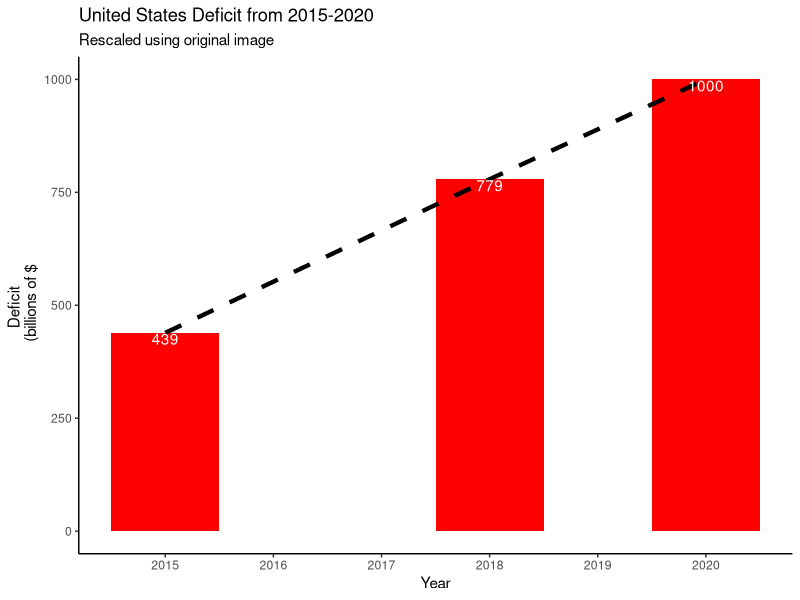
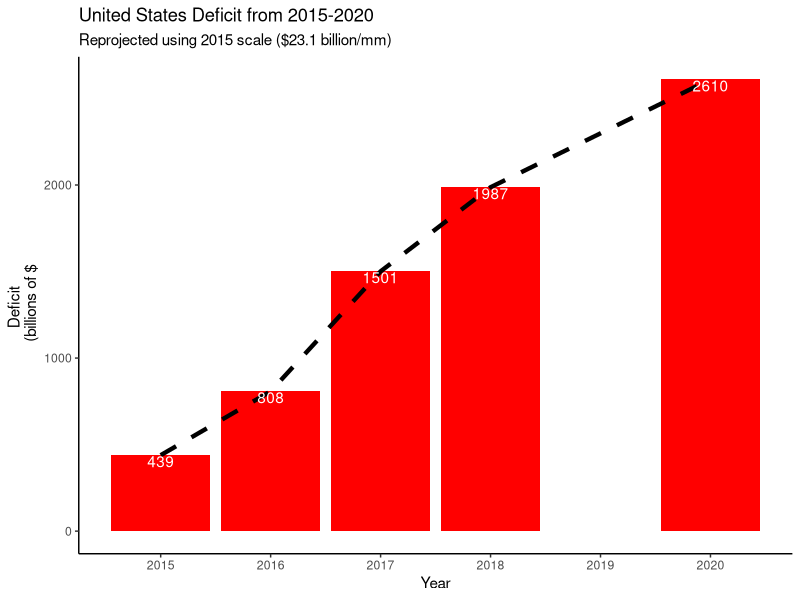

The R source for these figures, in order:
#Load Tidyverse 
library(tidyverse)

#Create new data set from NPR Chart
df <- tibble::tibble(
  Year = c(2015,2018,2020),
  Real_Deficit = c(439,779,1000))

#Create new data set from NPR Chart
df1 <- tibble::tibble(
  Year = c(2015,2016,2017,2018,2020),
  Real_Deficit = c(439, NA,NA,779,1000),
  Scaled_Deficit = c(439, 808, 1501,1987,2610),
  Bar_Height = c(19,35,65,86,113),
  Scale_Diff = c(23.1,NA,NA,9.0,8.8))

#Plot rescaled Graph following orginal values
ggplot(df) + geom_col(aes(Year, Real_Deficit), fill = "red", width = 1) +
  geom_path(aes(Year, Real_Deficit),color="black", linetype="dashed", size=1.5) +
  geom_text(aes(Year, Real_Deficit,label = Real_Deficit, vjust= 1), color = "white") +
  scale_x_continuous(breaks = seq(2015, 2020, 1)) + 
  labs(title = "United States Deficit from 2015-2020", subtitle = "Rescaled using original image", x = "Year", y = "Deficit \n (billions of $") +
  theme_classic()

#Plot Reprojected Graph following scale of 2015
ggplot(df1) + geom_col(aes(Year, Scaled_Deficit), fill = "red") +
  geom_path(aes(Year, Scaled_Deficit),color="black", linetype="dashed", size=1.5) +
  geom_text(aes(Year, Scaled_Deficit,label = Scaled_Deficit, vjust= 1), color = "white") +
  scale_x_continuous(breaks = seq(2015, 2020, 1)) + 
  labs(title = "United States Deficit from 2015-2020", subtitle = "Reprojected using 2015 scale ($23.1 billion/mm)",
       x = "Year", y = "Deficit \n (billions of $") +
theme_classic()
